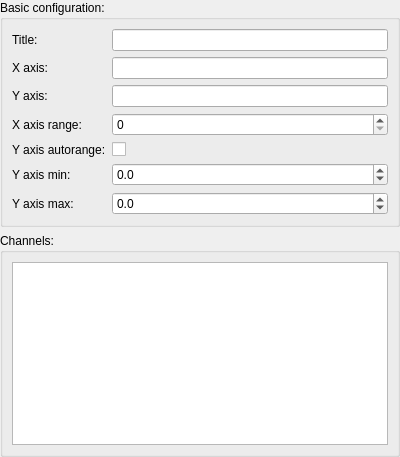
<?xml version="1.0" encoding="UTF-8"?>
<ui version="4.0">
 <class>WidgetChartConfiguration</class>
 <widget class="QWidget" name="WidgetChartConfiguration">
  <property name="geometry">
   <rect>
    <x>0</x>
    <y>0</y>
    <width>400</width>
    <height>457</height>
   </rect>
  </property>
  <property name="windowTitle">
   <string>Form</string>
  </property>
  <layout class="QVBoxLayout" name="verticalLayout">
   <property name="leftMargin">
    <number>0</number>
   </property>
   <property name="topMargin">
    <number>0</number>
   </property>
   <property name="rightMargin">
    <number>0</number>
   </property>
   <property name="bottomMargin">
    <number>0</number>
   </property>
   <item>
    <widget class="QGroupBox" name="groupBox">
     <property name="title">
      <string>Basic configuration:</string>
     </property>
     <layout class="QFormLayout" name="formLayout">
      <item row="0" column="0">
       <widget class="QLabel" name="label_2">
        <property name="text">
         <string>Title:</string>
        </property>
       </widget>
      </item>
      <item row="0" column="1">
       <widget class="QLineEdit" name="title"/>
      </item>
      <item row="1" column="0">
       <widget class="QLabel" name="label_3">
        <property name="text">
         <string>X axis:</string>
        </property>
       </widget>
      </item>
      <item row="1" column="1">
       <widget class="QLineEdit" name="xAxis"/>
      </item>
      <item row="2" column="0">
       <widget class="QLabel" name="label_4">
        <property name="text">
         <string>Y axis:</string>
        </property>
       </widget>
      </item>
      <item row="2" column="1">
       <widget class="QLineEdit" name="yAxis"/>
      </item>
      <item row="3" column="0">
       <widget class="QLabel" name="label_9">
        <property name="text">
         <string>X axis range:</string>
        </property>
       </widget>
      </item>
      <item row="3" column="1">
       <widget class="QSpinBox" name="xAxisRange">
        <property name="maximum">
         <number>99999999</number>
        </property>
       </widget>
      </item>
      <item row="4" column="0">
       <widget class="QLabel" name="label_5">
        <property name="text">
         <string>Y axis autorange:</string>
        </property>
       </widget>
      </item>
      <item row="4" column="1">
       <widget class="QCheckBox" name="autorange">
        <property name="text">
         <string/>
        </property>
       </widget>
      </item>
      <item row="5" column="0">
       <widget class="QLabel" name="label_6">
        <property name="text">
         <string>Y axis min:</string>
        </property>
       </widget>
      </item>
      <item row="6" column="0">
       <widget class="QLabel" name="label_7">
        <property name="text">
         <string>Y axis max:</string>
        </property>
       </widget>
      </item>
      <item row="5" column="1">
       <widget class="QDoubleSpinBox" name="yAxisMin">
        <property name="decimals">
         <number>1</number>
        </property>
        <property name="minimum">
         <double>-9999999999.000000000000000</double>
        </property>
        <property name="maximum">
         <double>9999999999.000000000000000</double>
        </property>
       </widget>
      </item>
      <item row="6" column="1">
       <widget class="QDoubleSpinBox" name="yAxisMax">
        <property name="decimals">
         <number>1</number>
        </property>
        <property name="minimum">
         <double>-9999999999.000000000000000</double>
        </property>
        <property name="maximum">
         <double>9999999999.000000000000000</double>
        </property>
       </widget>
      </item>
     </layout>
    </widget>
   </item>
   <item>
    <widget class="QGroupBox" name="groupBox_2">
     <property name="title">
      <string>Channels:</string>
     </property>
     <layout class="QHBoxLayout" name="horizontalLayout">
      <item>
       <widget class="QListWidget" name="channels"/>
      </item>
     </layout>
    </widget>
   </item>
  </layout>
 </widget>
 <resources/>
 <connections/>
</ui>
